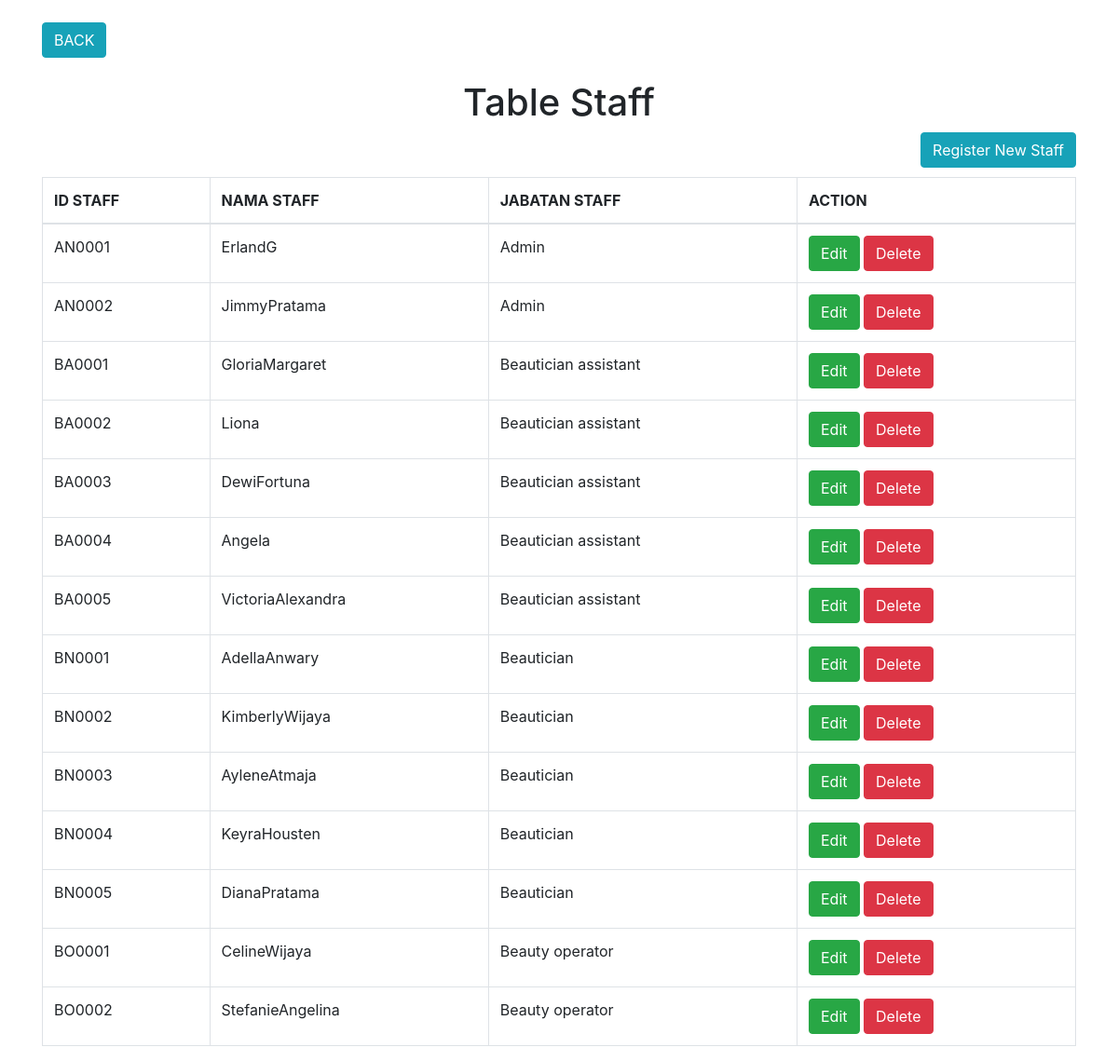
The app's page /MasterStaff.php, older data.
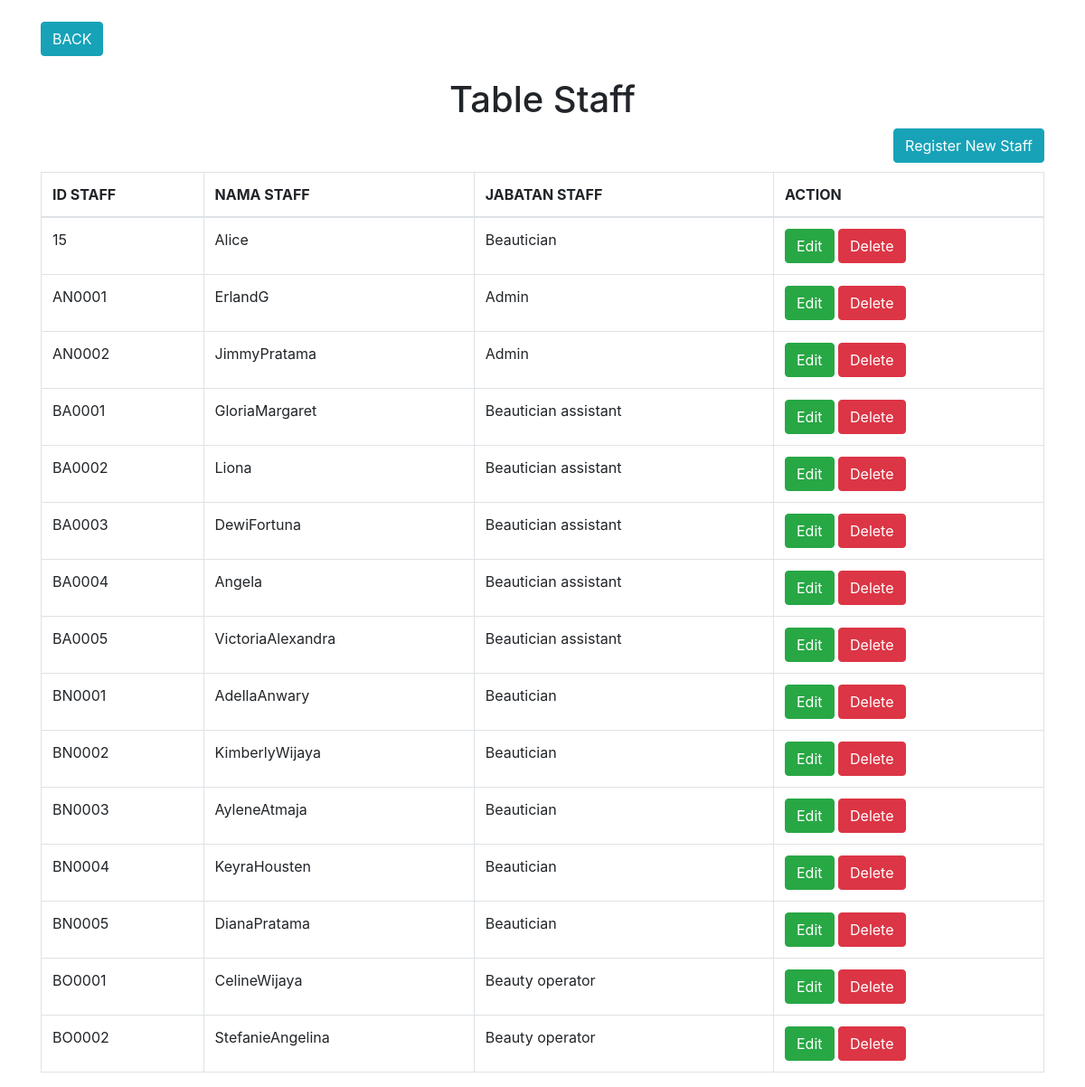
The same page, newer data.
### tables this page shows
CREATE TABLE `staff` (
  `ID_STAFF` varchar(10) NOT NULL,
  `NAMA_STAFF` varchar(255) NOT NULL,
  `ALAMAT_STAFF` varchar(255) NOT NULL,
  `TELEPON_STAFF` varchar(13) NOT NULL,
  `JABATAN_STAFF` varchar(50) NOT NULL,
  `PASSWORD_STAFF` varchar(255) NOT NULL,
  `STATUS_STAFF` varchar(1) NOT NULL COMMENT '0 = TIDAK AKTIF, 1 = AKTIF'
);

### MasterStaff.php (the view, shortened to what this page needs)
<?php
    include("conn.php");
?>
<!DOCTYPE html>
<html lang="en">
<head>
    <link rel="stylesheet" href="https://stackpath.bootstrapcdn.com/bootstrap/4.3.1/css/bootstrap.min.css">
</head>
<body>
    <br/>
    <div class="container">
        <form action="AdminPage.php" method="post">
                <button type="submit" class="btn btn-info">BACK</button>
        </form> <br/>
        <center><h1>Table Staff</h1></center>
        <form method="post" style="float:right">
            <button type="submit" name="register" class="btn btn-info">Register New Staff</button>
        </form> <br/> <br/>
            <table class="table table-hover table-bordered">
                <thead>
                    <tr>
                        <th>ID STAFF</th>
                        <th>NAMA STAFF</th>
                        <th>JABATAN STAFF</th>
                        <th>ACTION</th>
                    </tr>
                </thead>
                <tbody>
                    <?php
                        $sql = "SELECT * FROM STAFF WHERE STATUS_STAFF='1'";
                        $result = $conn->query($sql);
                        if ($result->num_rows > 0) {
                            while ($row = $result->fetch_assoc()) {
                                if($row["STATUS_STAFF"] == '1') {
                            ?>
                                <tr>
                                    <td><?= $row["ID_STAFF"]; ?></td>
                                    <td><?= $row["NAMA_STAFF"]; ?></td>
                                    <td><?= $row["JABATAN_STAFF"]; ?></td>
                                    <td>
                                        <form method="post">
                                            <button name="btnEdit" type="submit" class="btn btn-success">Edit</button>
                                            <button name="btnDelete" type="submit" class="btn btn-danger">Delete</button>
                                        </form>
                                    </td>
                                </tr>
                            <?php
                                }
                            }
                        }
                    ?>
                </tbody>
            </table>
        </div>
    </body>
</body>
</html>

Row changes from the older to the newer data that the page shows:
added staff: ID_STAFF "15", NAMA_STAFF "Alice", JABATAN_STAFF "Beautician"
